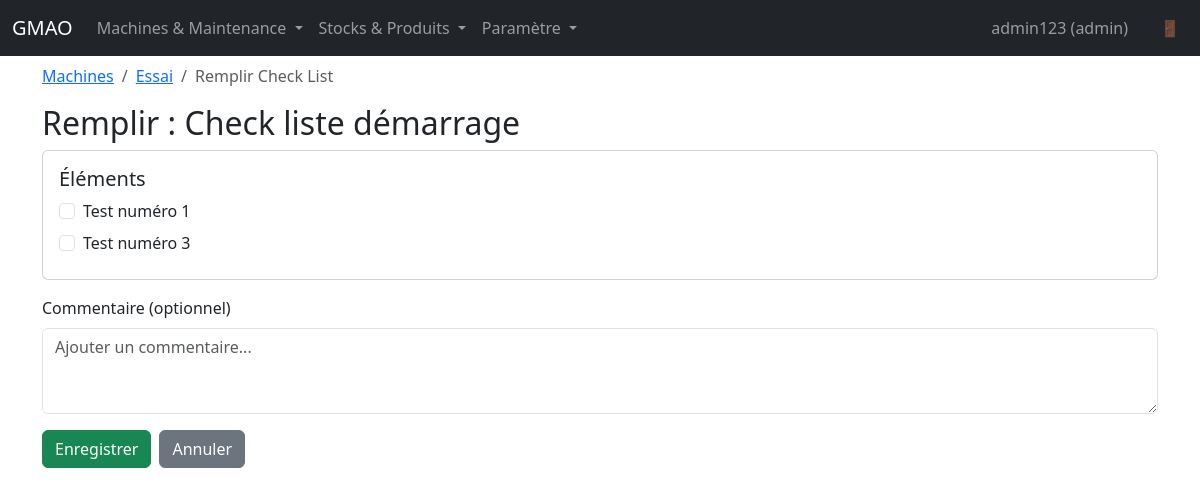
The page /machines/4/checklists/1/fill (signed in) on the database its author committed.
### app.py (models this page shows, shortened)
class User(UserMixin, db.Model):
    id = db.Column(db.Integer, primary_key=True)
    username = db.Column(db.String(80), unique=True, nullable=False)
    password_hash = db.Column(db.String(255), nullable=False)
    user_type = db.Column(db.String(20), nullable=False)

class Machine(db.Model):
    id = db.Column(db.Integer, primary_key=True)
    name = db.Column(db.String(120), nullable=False)
    code = db.Column(db.String(50), unique=True, nullable=False)
    parent_id = db.Column(db.Integer, db.ForeignKey("machine.id"))
    hour_counter_enabled = db.Column(db.Boolean, default=False)
    hours = db.Column(db.Float, default=0.0)
    counter_unit = db.Column(db.String(20), nullable=True)  # Unité du compteur (h, cycles, anneaux, etc.)
    stock_id = db.Column(db.Integer, db.ForeignKey("stock.id"), nullable=True)  # Stock associé par défaut
    parent = db.relationship("Machine", remote_side=[id], backref="children")
    stock = db.relationship("Stock")
    counters = db.relationship("Counter", back_populates="machine", cascade="all, delete-orphan")

class ChecklistTemplate(db.Model):
    id = db.Column(db.Integer, primary_key=True)
    machine_id = db.Column(db.Integer, db.ForeignKey("machine.id"), nullable=False)
    name = db.Column(db.String(200), nullable=False)
    created_at = db.Column(db.DateTime, nullable=False, default=dt.datetime.utcnow)
    machine = db.relationship("Machine", backref="checklist_templates")
    items = db.relationship(
        "ChecklistItem",
        back_populates="template",
        cascade="all, delete-orphan",
        order_by="ChecklistItem.id",
    )
    instances = db.relationship(
        "ChecklistInstance",
        back_populates="template",
        cascade="all, delete-orphan",
        order_by="ChecklistInstance.created_at.desc()",
    )

class ChecklistItem(db.Model):
    id = db.Column(db.Integer, primary_key=True)
    template_id = db.Column(db.Integer, db.ForeignKey("checklist_template.id"), nullable=False)
    label = db.Column(db.String(300), nullable=False)
    order = db.Column(db.Integer, default=0)
    template = db.relationship("ChecklistTemplate", back_populates="items")

### app.py (the view, shortened to what this page needs)
@app.route("/machines/<int:machine_id>/checklists/<int:template_id>/fill", methods=["GET", "POST"])
@admin_or_technician_required
def fill_checklist(machine_id, template_id):
    machine = Machine.query.get_or_404(machine_id)
    template = ChecklistTemplate.query.get_or_404(template_id)
    if template.machine_id != machine_id:
        flash("Cette check list n'appartient pas à cette machine", "danger")
        return redirect(url_for("machine_detail", machine_id=machine_id))
    return render_template("checklist_fill.html", machine=machine, template=template)

### app.py (called while the page is built)
@login_manager.user_loader
def load_user(user_id):
    return User.query.get(int(user_id))

def admin_or_technician_required(f):
    @wraps(f)
    @login_required
    def decorated_function(*args, **kwargs):
        if current_user.user_type not in ["admin", "technicien"]:
            flash("Accès refusé : cette fonctionnalité est réservée aux administrateurs et techniciens.", "danger")
            return redirect(url_for("index"))
        return f(*args, **kwargs)
    return decorated_function

@app.context_processor
def inject_now():
    return {"now": dt.datetime.utcnow()}

### templates/checklist_fill.html (shortened to what this page needs)
{% extends "base.html" %}
{% block content %}
<nav aria-label="breadcrumb" class="mb-3">
  <ol class="breadcrumb">
    <li class="breadcrumb-item"><a href="{{ url_for('machines') }}">Machines</a></li>
    <li class="breadcrumb-item"><a href="{{ url_for('machine_detail', machine_id=machine.id) }}">{{ machine.name }}</a></li>
    <li class="breadcrumb-item active">Remplir Check List</li>
  </ol>
</nav>
<h2>Remplir : {{ template.name }}</h2>
<form method="post">
  <div class="card mb-3">
    <div class="card-body">
      <h5 class="card-title">Éléments</h5>
      {% if template.items %}
        {% for item in template.items %}
        <div class="form-check mb-2">
          <input class="form-check-input" type="checkbox" name="item_{{ item.id }}" id="item_{{ item.id }}" />
          <label class="form-check-label" for="item_{{ item.id }}">
            {{ item.label }}
          </label>
        </div>
        {% endfor %}
      {% else %}
        <p class="text-muted">Aucun élément dans cette check list.</p>
      {% endif %}
    </div>
  </div>
  <div class="mb-3">
    <label class="form-label">Commentaire (optionnel)</label>
    <textarea class="form-control" name="comment" rows="3" placeholder="Ajouter un commentaire..."></textarea>
  </div>
  <div class="d-flex gap-2">
    <button type="submit" class="btn btn-success">Enregistrer</button>
    <a href="{{ url_for('machine_detail', machine_id=machine.id) }}" class="btn btn-secondary">Annuler</a>
  </div>
</form>
{% endblock %}

### templates/base.html (shortened to what this page needs)
<!doctype html>
<html lang="fr">
  <head>
    <link
      href="https://cdn.jsdelivr.net/npm/bootstrap@5.3.3/dist/css/bootstrap.min.css"
      rel="stylesheet"
    />
  </head>
  <body>
    <nav class="navbar navbar-expand-lg navbar-dark bg-dark fixed-top">
      <div class="container-fluid">
        <a class="navbar-brand" href="{{ url_for('index') }}">GMAO</a>
        <div class="collapse navbar-collapse" id="navbarNav">
          {% if current_user.is_authenticated %}
          <ul class="navbar-nav me-auto">
            <li class="nav-item dropdown">
              <a class="nav-link dropdown-toggle" href="#" id="navbarDropdown2" role="button" data-bs-toggle="dropdown" aria-expanded="false">
                Machines & Maintenance
              </a>
            </li>
            <li class="nav-item dropdown">
              <a class="nav-link dropdown-toggle" href="#" id="navbarDropdown3" role="button" data-bs-toggle="dropdown" aria-expanded="false">
                Stocks & Produits
              </a>
            </li>
            {% if current_user.user_type == 'admin' %}
            <li class="nav-item dropdown">
              <a class="nav-link dropdown-toggle" href="#" id="navbarDropdownParams" role="button" data-bs-toggle="dropdown" aria-expanded="false">
                Paramètre
              </a>
            </li>
            {% endif %}
          </ul>
          <ul class="navbar-nav">
            <li class="nav-item">
              <span class="nav-link me-3" style="cursor: default;">{{ current_user.username }} ({{ current_user.user_type }})</span>
            </li>
            <li class="nav-item">
              <a class="nav-link" href="{{ url_for('logout') }}" title="Déconnexion">🚪</a>
            </li>
          </ul>
          {% else %}
          <ul class="navbar-nav ms-auto">
            <li class="nav-item">
              <a class="nav-link" href="{{ url_for('login') }}">Connexion</a>
            </li>
          </ul>
          {% endif %}
        </div>
      </div>
    </nav>
    <main class="container">
      {% block content %}{% endblock %}
    </main>
  </body>
</html>

### templates/base.html (style rules this page uses)
body { padding-top: 4rem; }

### rows shown on the page
User: username "admin123", user_type "admin"
Machine: name "Essai"
ChecklistTemplate: name "Check liste démarrage"
ChecklistItem: label "Test numéro 1"
ChecklistItem: label "Test numéro 3"
